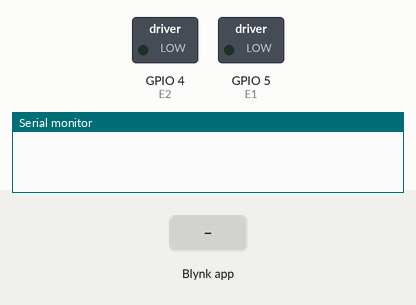
Recording of a sketch running on a simulated ESP8266 (NodeMCU). On the bench: switched loads named in the sketch (green lamp = pin HIGH), the last lines printed to the serial monitor. Inputs (shaded band) come from the test bench. WiFi joins after 1.5 s; servers stay silent unless stated.

Above: at 3.0 s.
3.1 s: Blynk app writes 1 to V1
At 4.2 s:
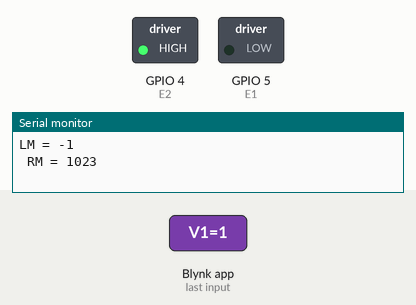
4.6 s: Blynk app writes 200 to V1
At 5.3 s:
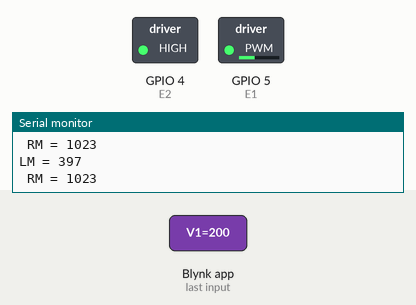
Timing chart, 0 to 7.6 s (numbered marks = the images above; inputs shaded):
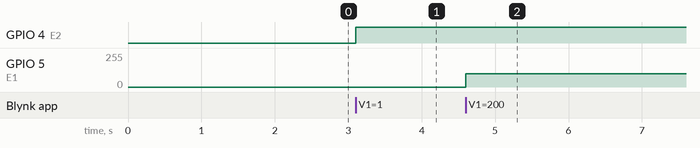

The sketch:

Howercraft_direction_control.ino
```cpp
#define BLYNK_PRINT Serial    // Comment this out to disable prints and save space
    #include <ESP8266WiFi.h>
    #include <BlynkSimpleEsp8266.h>

    // You should get Auth Token in the Blynk App.
    // Go to the Project Settings (nut icon).
  char auth[] = "auth";

// Your WiFi credentials.
// Set password to "" for open networks.
char ssid[] = "ssid";
char pass[] = "pasword";


    //Standard PWM DC control
    int E1 = 5;     //M1 Speed Control D1 Motor A
    int E2 = 4;     //M2 Speed Control D2 Motor B


    /* --GPIO Define
    2     function initGPIO()
    3     --1,2EN     D1 GPIO5
    4     --3,4EN     D2 GPIO4
    5     --1A  ~2A   D3 GPIO0
    6     --3A  ~4A   D4 GPIO2
    */

    void setup()
    {
       pinMode(5, OUTPUT);//power to motor
       pinMode(4, OUTPUT);//power to motor

       int lm=0;
       int rm=0;


       analogWrite (E1,lm);
       analogWrite (E2,rm);


      Serial.begin(9600);
      Blynk.begin(auth, ssid, pass);    }
    // This function will be called every time
    // when App writes value to Virtual Pin 1


      BLYNK_WRITE(V1) {
      int x = param[0].asInt();
      int y = param[1].asInt();

      // Do something with x and y

      int lm=0;
      int rm=0;

      if (x<=512){
        lm=1023-2*(513-x);
        rm=1023;
      }
      else if (x>512){
      rm =1023-2*(x-512);
      lm=1023;
      }

      Serial.print("LM = ");
      Serial.println(lm);
      Serial.print(" RM = ");
      Serial.println(rm);


    /*  if (y > 30 && x < -30){
      analogWrite (E1,1-(y+abs(x)));      //PWM Speed Control
      digitalWrite(M1,LOW);
      analogWrite (E2,1-(y-abs(x)));
      digitalWrite(M2,HIGH);
      }

       if (y > 30 && x > 30){
       analogWrite (E1,1-(y-abs(x)));      //PWM Speed Control
      digitalWrite(M1,LOW);
      analogWrite (E2,1-y+abs(x));
      digitalWrite(M2,HIGH);
      }*/

     /* else if (x < -30 && y > 0){
     // analogWrite (E1,1+(y-abs(x)));      //PWM Speed Control
     analogWrite (E1,-y-abs(x));
      digitalWrite(M1,LOW);
      analogWrite (E2,-y+abs(x));
      digitalWrite(M2,HIGH);
      }

      else if (x > 30 && y > 0){
      analogWrite  (E1,-y+abs(x));       //PWM Speed Control
      digitalWrite(M1,LOW);
      analogWrite (E2,-y-abs(x));
      digitalWrite(M2,HIGH);
      }*/


       analogWrite (E1,lm);
       analogWrite (E2,rm);

    }


    void loop()
    {
      Blynk.run();

    }
```

Measured:
- after the input at 3.1 s, GPIO 4 (E2): LOW → HIGH at once
- after the input at 4.6 s, GPIO 5 (E1): 0/255 → 98/255 at once
